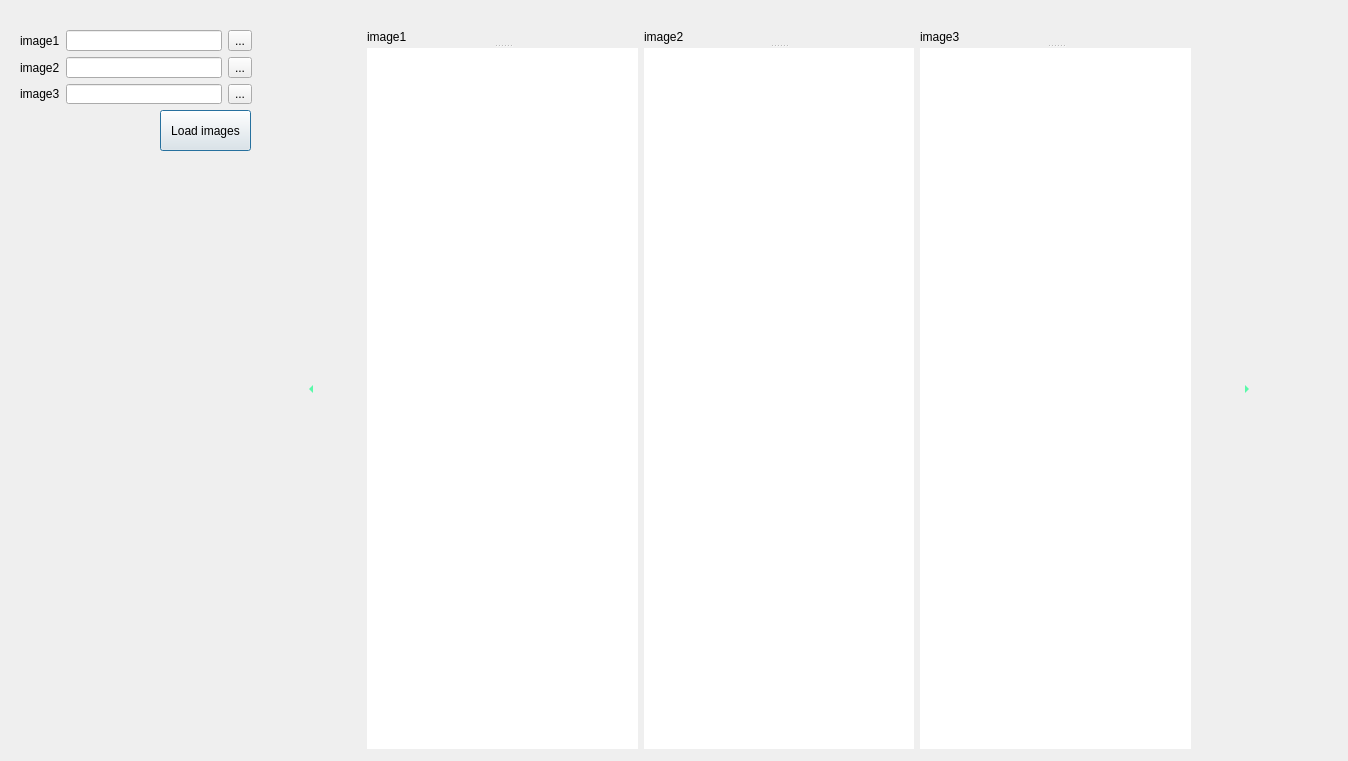
<?xml version="1.0" encoding="UTF-8"?>
<ui version="4.0">
 <class>Dialog</class>
 <widget class="QDialog" name="Dialog">
  <property name="geometry">
   <rect>
    <x>0</x>
    <y>0</y>
    <width>1348</width>
    <height>761</height>
   </rect>
  </property>
  <property name="minimumSize">
   <size>
    <width>1348</width>
    <height>761</height>
   </size>
  </property>
  <property name="maximumSize">
   <size>
    <width>1348</width>
    <height>761</height>
   </size>
  </property>
  <property name="windowTitle">
   <string>Dialog</string>
  </property>
  <widget class="QPushButton" name="load_button">
   <property name="geometry">
    <rect>
     <x>160</x>
     <y>110</y>
     <width>91</width>
     <height>41</height>
    </rect>
   </property>
   <property name="text">
    <string>Load images</string>
   </property>
  </widget>
  <widget class="QWidget" name="">
   <property name="geometry">
    <rect>
     <x>20</x>
     <y>30</y>
     <width>232</width>
     <height>74</height>
    </rect>
   </property>
   <layout class="QGridLayout" name="gridLayout">
    <item row="0" column="0">
     <widget class="QLabel" name="label">
      <property name="text">
       <string>image1</string>
      </property>
     </widget>
    </item>
    <item row="0" column="1">
     <widget class="QLineEdit" name="image_dir_1"/>
    </item>
    <item row="0" column="2">
     <widget class="QToolButton" name="load_image_dir_1">
      <property name="text">
       <string>...</string>
      </property>
     </widget>
    </item>
    <item row="1" column="0">
     <widget class="QLabel" name="label_2">
      <property name="text">
       <string>image2</string>
      </property>
     </widget>
    </item>
    <item row="1" column="1">
     <widget class="QLineEdit" name="image_dir_2"/>
    </item>
    <item row="1" column="2">
     <widget class="QToolButton" name="load_image_dir_2">
      <property name="text">
       <string>...</string>
      </property>
     </widget>
    </item>
    <item row="2" column="0">
     <widget class="QLabel" name="label_3">
      <property name="text">
       <string>image3</string>
      </property>
     </widget>
    </item>
    <item row="2" column="1">
     <widget class="QLineEdit" name="image_dir_3"/>
    </item>
    <item row="2" column="2">
     <widget class="QToolButton" name="load_image_dir_3">
      <property name="text">
       <string>...</string>
      </property>
     </widget>
    </item>
   </layout>
  </widget>
  <widget class="QWidget" name="">
   <property name="geometry">
    <rect>
     <x>261</x>
     <y>30</y>
     <width>1036</width>
     <height>719</height>
    </rect>
   </property>
   <layout class="QGridLayout" name="gridLayout_2">
    <item row="0" column="0">
     <widget class="QToolButton" name="previous_button">
      <property name="sizePolicy">
       <sizepolicy hsizetype="Fixed" vsizetype="Fixed">
        <horstretch>0</horstretch>
        <verstretch>0</verstretch>
       </sizepolicy>
      </property>
      <property name="minimumSize">
       <size>
        <width>100</width>
        <height>100</height>
       </size>
      </property>
      <property name="cursor">
       <cursorShape>PointingHandCursor</cursorShape>
      </property>
      <property name="styleSheet">
       <string notr="true">color: rgb(0, 255, 127);</string>
      </property>
      <property name="text">
       <string>...</string>
      </property>
      <property name="autoRaise">
       <bool>true</bool>
      </property>
      <property name="arrowType">
       <enum>Qt::LeftArrow</enum>
      </property>
     </widget>
    </item>
    <item row="0" column="1">
     <widget class="QSplitter" name="splitter">
      <property name="orientation">
       <enum>Qt::Vertical</enum>
      </property>
      <widget class="QLabel" name="image_name_1">
       <property name="text">
        <string>image1</string>
       </property>
      </widget>
      <widget class="QLabel" name="label_img_1">
       <property name="minimumSize">
        <size>
         <width>270</width>
         <height>700</height>
        </size>
       </property>
       <property name="styleSheet">
        <string notr="true">background-color: rgb(255, 255, 255);</string>
       </property>
       <property name="text">
        <string/>
       </property>
       <property name="scaledContents">
        <bool>true</bool>
       </property>
      </widget>
     </widget>
    </item>
    <item row="0" column="2">
     <widget class="QSplitter" name="splitter_2">
      <property name="orientation">
       <enum>Qt::Vertical</enum>
      </property>
      <widget class="QLabel" name="image_name_2">
       <property name="text">
        <string>image2</string>
       </property>
      </widget>
      <widget class="QLabel" name="label_img_2">
       <property name="minimumSize">
        <size>
         <width>270</width>
         <height>700</height>
        </size>
       </property>
       <property name="styleSheet">
        <string notr="true">background-color: rgb(255, 255, 255);</string>
       </property>
       <property name="text">
        <string/>
       </property>
       <property name="scaledContents">
        <bool>true</bool>
       </property>
      </widget>
     </widget>
    </item>
    <item row="0" column="3">
     <widget class="QSplitter" name="splitter_3">
      <property name="orientation">
       <enum>Qt::Vertical</enum>
      </property>
      <widget class="QLabel" name="image_name_3">
       <property name="text">
        <string>image3</string>
       </property>
      </widget>
      <widget class="QLabel" name="label_img_3">
       <property name="minimumSize">
        <size>
         <width>270</width>
         <height>700</height>
        </size>
       </property>
       <property name="styleSheet">
        <string notr="true">background-color: rgb(255, 255, 255);</string>
       </property>
       <property name="text">
        <string/>
       </property>
       <property name="scaledContents">
        <bool>true</bool>
       </property>
      </widget>
     </widget>
    </item>
    <item row="0" column="4">
     <widget class="QToolButton" name="next_button">
      <property name="minimumSize">
       <size>
        <width>100</width>
        <height>100</height>
       </size>
      </property>
      <property name="cursor">
       <cursorShape>PointingHandCursor</cursorShape>
      </property>
      <property name="styleSheet">
       <string notr="true">color: rgb(0, 255, 127);</string>
      </property>
      <property name="text">
       <string>...</string>
      </property>
      <property name="autoRaise">
       <bool>true</bool>
      </property>
      <property name="arrowType">
       <enum>Qt::RightArrow</enum>
      </property>
     </widget>
    </item>
   </layout>
  </widget>
 </widget>
 <resources/>
 <connections/>
</ui>
